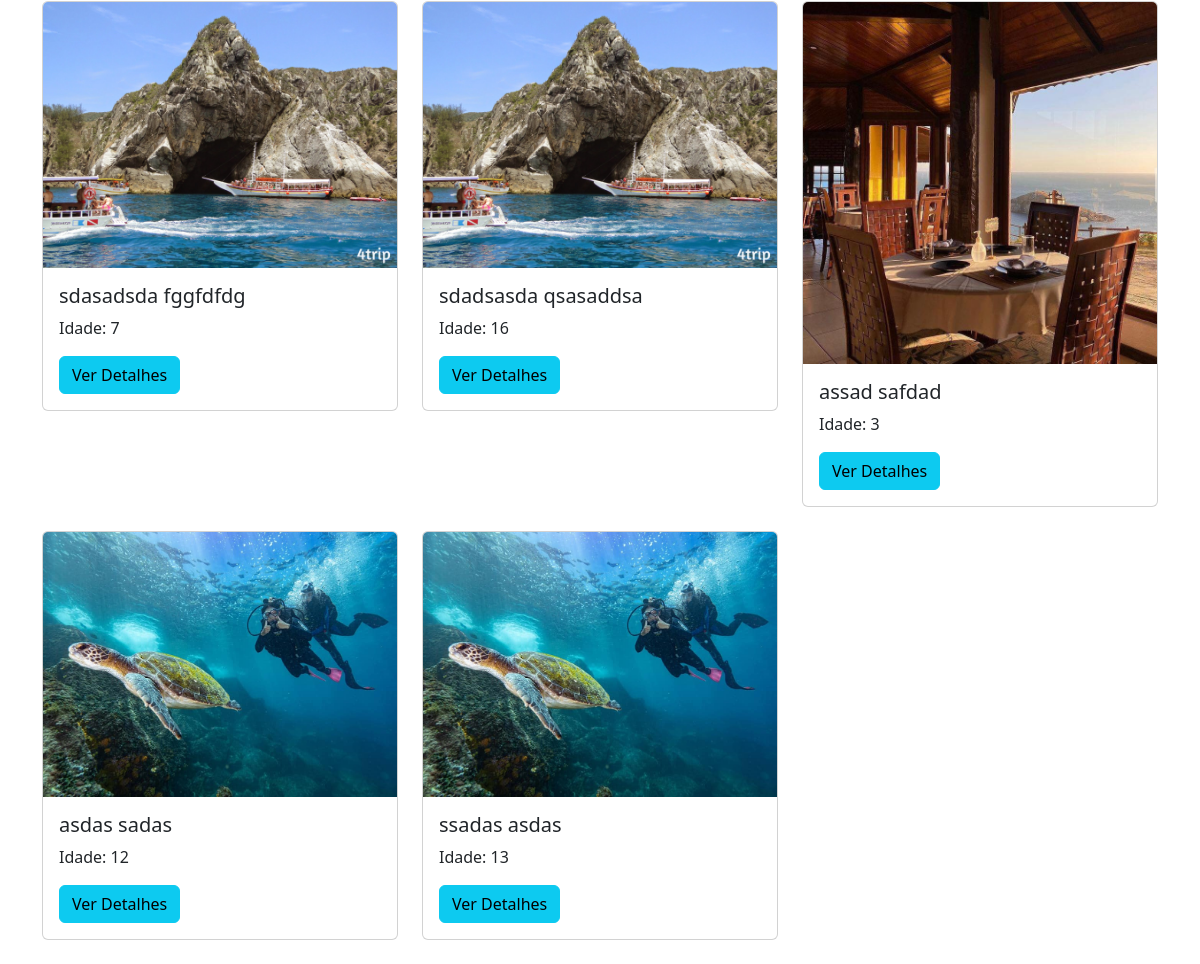
Before: / (lower part) with the older database file.
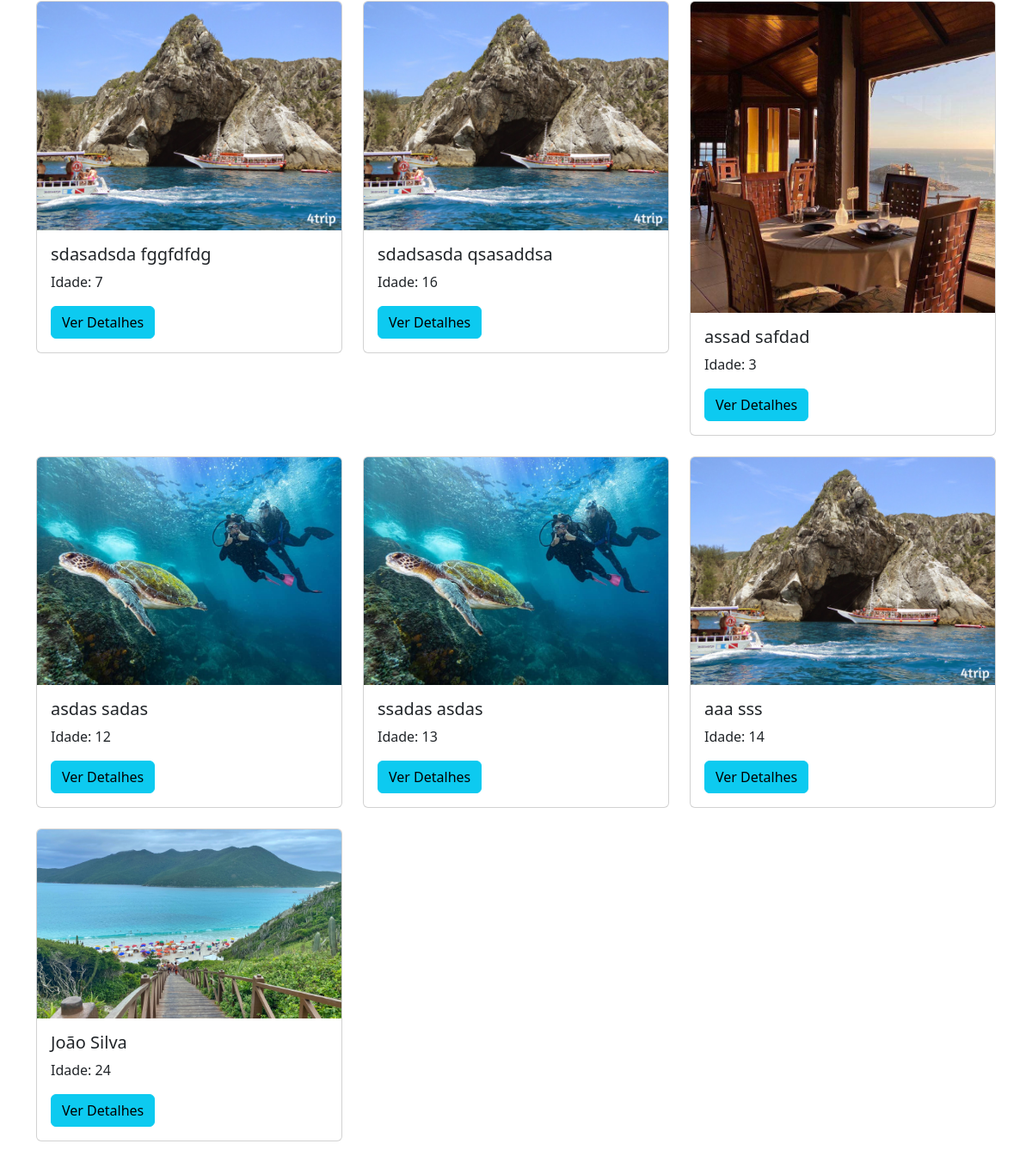
After: the same page with the newer database file.
### cadastro_exemplo/models.py (models this page shows, shortened)
class Pessoa(models.Model):
    nome = models.CharField(max_length=100)
    sobrenome = models.CharField(max_length=100)
    data_aniversario = models.DateField()
    url_portfolio = models.URLField(blank=True, null=True)
    imagem = models.ImageField(upload_to='pessoas/', blank=True, null=True)
    criado_em = models.DateTimeField(auto_now_add=True)
    atualizado_em = models.DateTimeField(auto_now=True)
    habilidades = models.ManyToManyField('Habilidade', blank=True)
    @property
    def idade(self):
        return (now().date() - self.data_aniversario).days // 365
    def get_absolute_url(self):
        return reverse('detalhe_pessoa', args=[str(self.id)])

### cadastro_exemplo/views.py (the view)
# urls.py: path('', views.PessoaListView.as_view(), name='lista_pessoas'),
class PessoaListView(ListView):
    model = Pessoa
    template_name = 'cadastro_exemplo/lista.html'
    context_object_name = 'pessoas'
    paginate_by = 100

### cadastro_exemplo/templates/cadastro_exemplo/lista.html (shortened to what this page needs)
{% extends 'base.html' %}
{% block content %}
<div class="row">
    {% for pessoa in pessoas %}
    <div class="col-md-4 mb-4">
        <div class="card">
            {% if pessoa.imagem %}
            <img src="{{ pessoa.imagem.url }}" class="card-img-top" alt="{{ pessoa.nome }}">
            {% endif %}
            <div class="card-body">
                <h5 class="card-title">{{ pessoa.nome }} {{ pessoa.sobrenome }}</h5>
                <p class="card-text">Idade: {{ pessoa.idade }}</p>
                <a href="{{ pessoa.get_absolute_url }}" class="btn btn-info">Ver Detalhes</a>
            </div>
        </div>
    </div>
    {% endfor %}
</div>
{% endblock %}

Changed rows visible on the page:
added Pessoa: imagem (picture), nome "aaa", sobrenome "sss", idade "14"
added Pessoa: imagem (picture), nome "João", sobrenome "Silva", idade "24"
